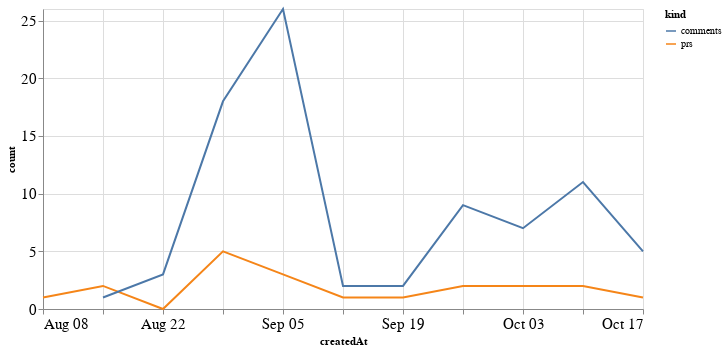

Notebook source saved alongside this figure:
### Code cell
alt.Chart(total_time, width=600).mark_line().encode(
    x='createdAt',
    y='count',
    color='kind'
)

### Figure 1 — Vega-Lite specification as saved in the notebook (floating-point values rounded to 4 significant figures)
{"config": {"axisLeft": {"labelFontSize": 15}, "axisBottom": {"labelFontSize": 15}}, "data": {"name": "data-e79c85112da87b48c5104b348e9786ba"}, "mark": "line", "encoding": {"color": {"type": "nominal", "field": "kind"}, "x": {"type": "temporal", "field": "createdAt"}, "y": {"type": "quantitative", "field": "count"}}, "width": 600, "$schema": "https://vega.github.io/schema/vega-lite/v4.8.1.json", "datasets": {"data-e79c85112da87b48c5104b348e9786ba": [{"createdAt": "2021-08-08T00:00:00", "kind": "prs", "count": 1.0}, {"createdAt": "2021-08-15T00:00:00", "kind": "prs", "count": 2.0}, {"createdAt": "2021-08-22T00:00:00", "kind": "prs", "count": 0.0}, {"createdAt": "2021-08-29T00:00:00", "kind": "prs", "count": 5.0}, {"createdAt": "2021-09-05T00:00:00", "kind": "prs", "count": 3.0}, {"createdAt": "2021-09-12T00:00:00", "kind": "prs", "count": 1.0}, {"createdAt": "2021-09-19T00:00:00", "kind": "prs", "count": 1.0}, {"createdAt": "2021-09-26T00:00:00", "kind": "prs", "count": 2.0}, {"createdAt": "2021-10-03T00:00:00", "kind": "prs", "count": 2.0}, {"createdAt": "2021-10-10T00:00:00", "kind": "prs", "count": 2.0}, {"createdAt": "2021-10-17T00:00:00", "kind": "prs", "count": 1.0}, {"createdAt": "2021-08-08T00:00:00", "kind": "comments", "count": null}, {"createdAt": "2021-08-15T00:00:00", "kind": "comments", "count": 1.0}, {"createdAt": "2021-08-22T00:00:00", "kind": "comments", "count": 3.0}, {"createdAt": "2021-08-29T00:00:00", "kind": "comments", "count": 18.0}, {"createdAt": "2021-09-05T00:00:00", "kind": "comments", "count": 26.0}, {"createdAt": "2021-09-12T00:00:00", "kind": "comments", "count": 2.0}, {"createdAt": "2021-09-19T00:00:00", "kind": "comments", "count": 2.0}, {"createdAt": "2021-09-26T00:00:00", "kind": "comments", "count": 9.0}, {"createdAt": "2021-10-03T00:00:00", "kind": "comments", "count": 7.0}, {"createdAt": "2021-10-10T00:00:00", "kind": "comments", "count": 11.0}, {"createdAt": "2021-10-17T00:00:00", "kind": "comments", "count": 5.0}]}}
